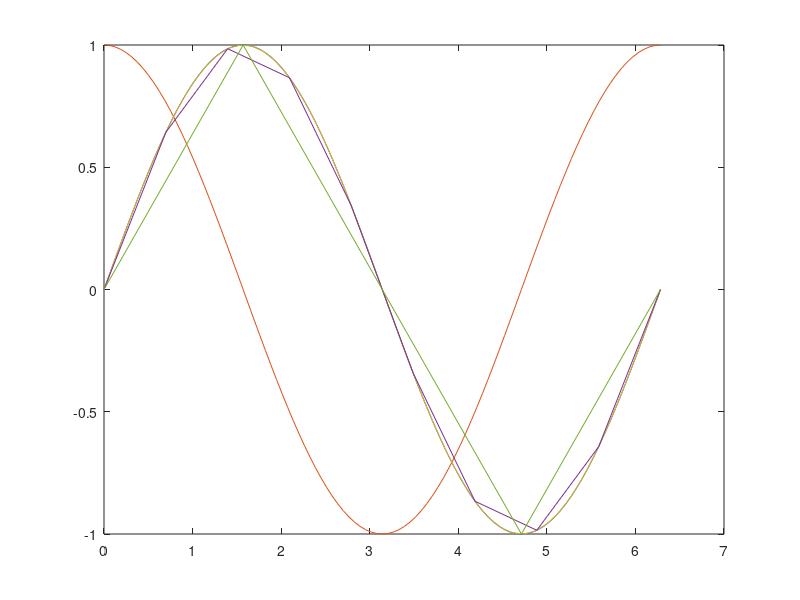

The MATLAB source for this figure:
% Lab 1, 2018-03-09

% WPROWADZENIE

% Podstawowe operacje
2*3
sqrt(-1)
pi
tan(pi)

% Dokładność arytmetyki
((10.1-10)*10-1)*10^16  % Zwraca wartość inną od 0
eps                     % Zwraca dokładność arytmetyki

% Sposób wyświetlania
format long
format longe
format short

% Sprawdzanie ustalonych zmiennych
who    % Lista wszystkich
whos   % Lista ze szczegółami
clear  % Czyści ustalone zmienne

% Praca z macierzami
A = [1 2 3; 4 5 6; 7 8 9]  % Definicja macierzy; wiersz po wierszu oddzielone średnikiem
A(2,3)                     % == 6
B = [A A]                  % Dwie macierze obok siebie
B = [A; A]                 % Jedna macierz nad drugą
C(2,3) = 6                 % Macierz C jeszcze nie istnieje, powstanie macierz 2x3 zainicjowana zerami i 6 w ustalonym miejscu
C(5,2) = 1                 % Rozszerzy macierz C do wymaganego rozmiaru

% Macierze specjalne
eye(5), eye(5,6)  % Macierz jednostkowa 5x5, 5x6
eye(10, 1)        % Wektor jednostkowy
ones(5)           % Macierz jedynek 5x5
[0; eye(9, 1)]    % Wektor jednostkowy e2 w R10

% Liczby losowe
rand          % Liczba losowa od 0 do 1
rand(10, 10)  % Macierz losowych liczb 10x10
randn         % Losowa z rokładem Gaussa

% Zakresy
[1:5; 5:9] % Macierz 2x5 z liczbami od 1 do 9, 5 się powtarza
1:2:11 % Liczby nieparzyste od 1 do 11
2:pi:50 % Skok może być dowolny; dostaniemy liczby 2, 2+pi, ..., ~49.12

% Podmacierze
clear; A = [1:5; 6:10; 11:15]
A(2:3, 4:5)  % Zwraca macierz [9 10; 14 15]
A(:, 4:end)  % Zwraca kolumny 4 i 5

% Operacje na macierzach
B = [1:5; 6:10; 11:15] + eye(3, 5)
C = A(1:3, 1:3)
A+B
A-B
A*B'  % Standardowy iloczyn macierzy, wymiary muszą być odpowiednie
A.*A  % Iloczyn po elemencie, podnosi wszystko w A do kwadratu
A'    % Sprzężenie - transpozycja w R
A/B   % Oblicza A*B^-1.
A\B   % Oblicza A^-1*B
A./B
A.\B
C^2   % potegowanie macierzy
C.^2  % potegowanie wyrazow w macierzy

% Uwaga do macierzy odwrotnych: A/B to nie jest dokładnie to samo co A*inv(B) - program wybiera algorytm zależny od własności konkretnej
% macierzy i reprezentowana wartość może być nieco inna. Na przykład, przy mnożeniu A\b=x => Ax=b, rozwiązujemy układ równań co jest
% łatwiejsze niż liczenie odwrotności.

% Wektoryzacja - większość funkcji obsługuje macierz jako argument, wtedy wartości są liczone dla każdego wyrazu.
sin(A)

% RYSOWANIE WYKRESÓW 2D
clear

% Wysujemy sinusa na [0; 2pi] - linie pomiędzy wartościami liczonymi co 0.01
X = 0:0.01:2*pi
Y = sin(1./X)
plot(X, Y)

% Z użyciem linspace
X = linspace(0, 2*pi, 101)
plot(X, sin(X))

% Kilka wykresów na jednym rysunku
plot(X, sin(X), X, cos(X))

% Różne przybliżenia wykresu z użyciem hold
X = linspace(0, 2*pi, 50);
Y = linspace(0, 2*pi, 10);
Z = linspace(0, 2*pi, 5);
hold on          % Pojawia się pusty wykres
plot(X, sin(X))  % Dorysowuje się do wykresu
plot(Y, sin(Y))
plot(Z, sin(Z))
hold off         % Zwalniamy blokadę


% INSTRUKCJE STERUJĄCE
N = 5;
for k = 1:N
  k
end

if N == 2
  disp("Should never happen")
else
  N = 3
end

while N > 0
  N--
end

% ĆWICZENIA
clear
N = 10; % Rozmiar macierzy

% Ćwiczenie 1:
%
%   1   0   0   1
%  -1   1   0   1
%  -1  -1   1   1
%  -1  -1  -1   1
%
A = eye(N, N-1);
for k = 1:N-1
  A(k+1:N, k) = ones(N-k, 1) * -1;
end
A(:, N) = ones(N, 1);
A

% Ćwiczenie 2:
%
%  1   1   1   1
%  1   2   2   2
%  1   2   3   3
%  1   2   3   4
%
B = ones(N)
for k = 2:N
  B(k:end, k:end) += ones(N-k+1, N-k+1);
end
B